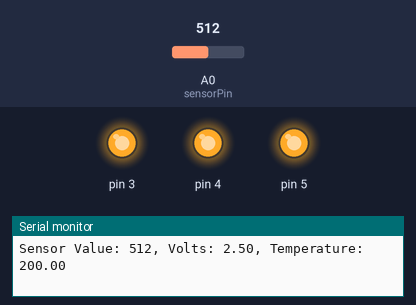
Recording of a sketch running on a simulated Arduino Uno, built with avr-gcc and run on an emulated ATmega328P. Shown: output pins drawn as LEDs (lit = HIGH), the last lines printed to the serial monitor. Inputs (shaded band) come from the test bench; at power-on: A0 (sensorPin) = 512.

Above: at 1.2 s.
1.3 s: A0 (sensorPin) set to 160
4.3 s: A0 (sensorPin) set to 151
At 5.4 s:
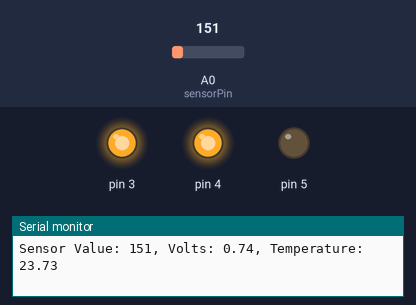
5.8 s: A0 (sensorPin) set to 122
At 6.2 s:
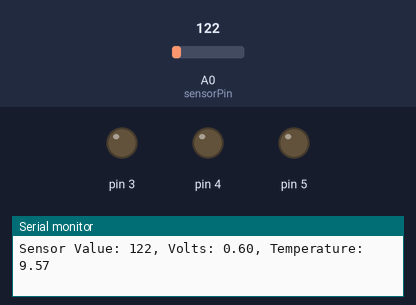
7.3 s: A0 (sensorPin) set to 306
At 8.8 s:
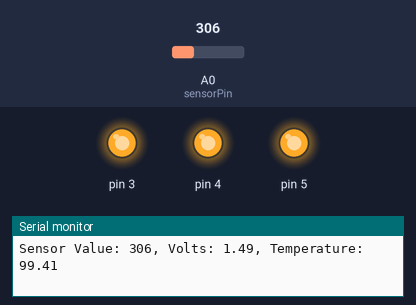
Timing chart, 0 to 10.3 s (numbered marks = the images above; inputs shaded):
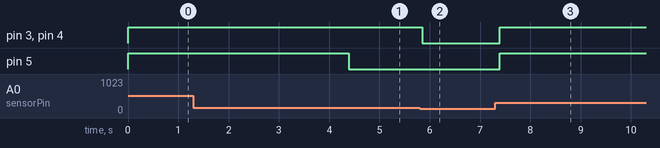

Measured:
- the behaviour switches between 152 and 151 on A0 (sensorPin) (found by bisection; images 0 and 1)
- after the input at 4.3 s, pin 5: HIGH → LOW after 0.09 s
- after the input at 5.8 s, pin 3, pin 4: HIGH → LOW after 0.05 s
- after the input at 7.3 s, pin 3–5: LOW → HIGH after 0.09 s

The sketch:

Project03.ino
```cpp
// Pin A0 will read the voltage from the temperature sensor.
const int sensorPin = A0;

// Assume that we start at 20 degrees C.
const int baselineTemp = 20;

void setup() {

  // Open a serial port.
  Serial.begin(9600);

  // Set pins 3-5 as outputs, and initialize them to LOW.
  for (int pinNumber = 3; pinNumber <= 5; pinNumber++) {
    pinMode(pinNumber, OUTPUT);
    digitalWrite(pinNumber, LOW);
  }

}

void loop() {

  // Get the analog reading from the sensorPin.
  // Then get the corresponding voltage and temperature.
  int sensorVal = analogRead(sensorPin);
  float voltage = (sensorVal / 1024.0) * 5.0;
  float temperature = (voltage - 0.5) * 100;

  // Write the sensor reading to the serial monitor.
  Serial.print("Sensor Value: ");
  Serial.print(sensorVal);
  Serial.print(", Volts: ");
  Serial.print(voltage);
  Serial.print(", Temperature: ");
  Serial.println(temperature);

  // If the temperature is below the baseline...
  if (temperature < baselineTemp) {

    // ... turn the LEDs off.
    digitalWrite(3, LOW);
    digitalWrite(4, LOW);
    digitalWrite(5, LOW);

  // If the temperature is in a low range...
  } else if (temperature >= baselineTemp && temperature < baselineTemp + 2) {

    // ... turn on one of the LEDs.
    digitalWrite(3, HIGH);
    digitalWrite(4, LOW);
    digitalWrite(5, LOW);

  // If the temperature is in a high range...
  } else if (temperature >= baselineTemp + 2 && temperature < baselineTemp + 4) {

    // ... turn on two of the LEDs.
    digitalWrite(3, HIGH);
    digitalWrite(4, HIGH);
    digitalWrite(5, LOW);

  // Finally, if the temperature is above the high threshold...
  } else if (temperature >= baselineTemp + 4) {

    // ... turn on all three LEDs.
    digitalWrite(3, HIGH);
    digitalWrite(4, HIGH);
    digitalWrite(5, HIGH);

  }

  // Pause for 1 ms to stabilize the sensor reading.
  delay(1);

}
```
